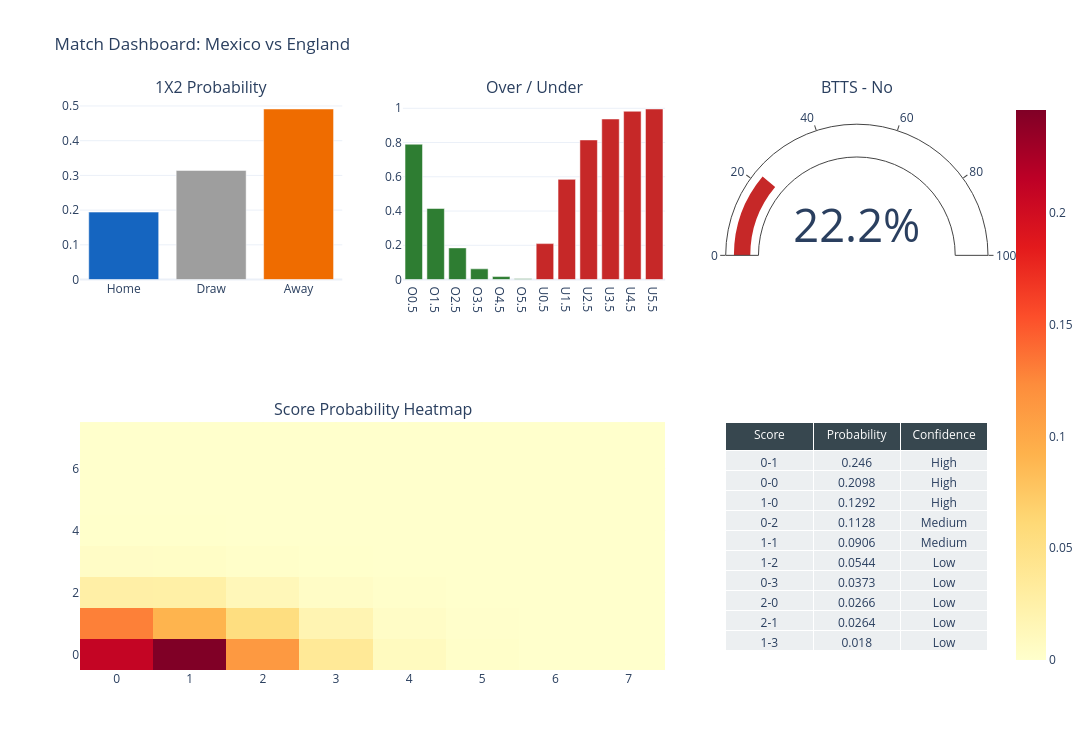

The code cell stored with this chart in its notebook:
### Code cell
mexico_vs_england_fig = create_match_dashboard('Mexico', 'England')
mexico_vs_england_fig.show()

### Figure 1 — Plotly figure (JSON) as saved in the notebook; plotly's stock layout.template omitted (floating-point values rounded to 4 significant figures)
{"data": [{"marker": {"color": ["#1565C0", "#9E9E9E", "#EF6C00"]}, "showlegend": false, "type": "bar", "x": ["Home", "Draw", "Away"], "xaxis": "x", "y": [0.1944, 0.3143, 0.4913], "yaxis": "y"}, {"marker": {"color": "#2E7D32"}, "name": "Over", "type": "bar", "x": ["O0.5", "O1.5", "O2.5", "O3.5", "O4.5", "O5.5"], "xaxis": "x2", "y": [0.7902, 0.4149, 0.1849, 0.06255, 0.01742, 0.004105], "yaxis": "y2"}, {"marker": {"color": "#C62828"}, "name": "Under", "type": "bar", "x": ["U0.5", "U1.5", "U2.5", "U3.5", "U4.5", "U5.5"], "xaxis": "x2", "y": [0.2098, 0.5851, 0.8151, 0.9374, 0.9826, 0.9959], "yaxis": "y2"}, {"domain": {"x": [0.7111, 1], "y": [0.685, 1]}, "gauge": {"axis": {"range": [0, 100]}, "bar": {"color": "#C62828"}}, "mode": "gauge+number", "number": {"suffix": "%"}, "type": "indicator", "value": 22.19}, {"colorscale": [[0, "rgb(255,255,204)"], [0.125, "rgb(255,237,160)"], [0.25, "rgb(254,217,118)"], [0.375, "rgb(254,178,76)"], [0.5, "rgb(253,141,60)"], [0.625, "rgb(252,78,42)"], [0.75, "rgb(227,26,28)"], [0.875, "rgb(189,0,38)"], [1, "rgb(128,0,38)"]], "hovertemplate": "Home %{y} - Away %{x}<br>P=%{z:.4f}<extra></extra>", "showscale": true, "type": "heatmap", "x": [0, 1, 2, 3, 4, 5, 6, 7], "xaxis": "x3", "y": [0, 1, 2, 3, 4, 5, 6, 7], "yaxis": "y3", "z": [[0.2098, 0.246, 0.1128, 0.03732, 0.009264, 0.00184, 0.0003044, 4.318e-05], [0.1292, 0.09062, 0.05438, 0.018, 0.004467, 0.0008871, 0.0001468, 2.082e-05], [0.0266, 0.02641, 0.01311, 0.004339, 0.001077, 0.0002139, 3.54e-05, 5.021e-06], [0.004275, 0.004245, 0.002107, 0.0006975, 0.0001731, 3.438e-05, 5.69e-06, 8.071e-07], [0.0005154, 0.0005118, 0.0002541, 8.409e-05, 2.087e-05, 4.145e-06, 6.86e-07, 9.73e-08], [4.971e-05, 4.936e-05, 2.45e-05, 8.11e-06, 2.013e-06, 3.998e-07, 6.616e-08, 9.384e-09], [3.995e-06, 3.967e-06, 1.969e-06, 6.518e-07, 1.618e-07, 3.213e-08, 5.317e-09, 7.542e-10], [2.752e-07, 2.733e-07, 1.357e-07, 4.49e-08, 1.115e-08, 2.214e-09, 3.663e-10, 5.196e-11]]}, {"cells": {"fill": {"color": "#ECEFF1"}, "values": [["0-1", "0-0", "1-0", "0-2", "1-1", "1-2", "0-3", "2-0", "2-1", "1-3"], [0.246, 0.2098, 0.1292, 0.1128, 0.0906, 0.0544, 0.0373, 0.0266, 0.0264, 0.018], ["High", "High", "High", "Medium", "Medium", "Low", "Low", "Low", "Low", "Low"]]}, "domain": {"x": [0.7111, 1], "y": [0, 0.435]}, "header": {"fill": {"color": "#37474F"}, "font": {"color": "white"}, "values": ["Score", "Probability", "Confidence"]}, "type": "table"}], "layout": {"annotations": [{"font": {"size": 16}, "showarrow": false, "text": "1X2 Probability", "x": 0.1444, "xanchor": "center", "xref": "paper", "y": 1, "yanchor": "bottom", "yref": "paper"}, {"font": {"size": 16}, "showarrow": false, "text": "Over / Under", "x": 0.5, "xanchor": "center", "xref": "paper", "y": 1, "yanchor": "bottom", "yref": "paper"}, {"font": {"size": 16}, "showarrow": false, "text": "BTTS - No", "x": 0.8556, "xanchor": "center", "xref": "paper", "y": 1, "yanchor": "bottom", "yref": "paper"}, {"font": {"size": 16}, "showarrow": false, "text": "Score Probability Heatmap", "x": 0.3222, "xanchor": "center", "xref": "paper", "y": 0.435, "yanchor": "bottom", "yref": "paper"}], "height": 750, "showlegend": false, "title": {"text": "Match Dashboard: Mexico vs England"}, "width": 1150, "xaxis": {"anchor": "y", "domain": [0, 0.2889]}, "xaxis2": {"anchor": "y2", "domain": [0.3556, 0.6444]}, "xaxis3": {"anchor": "y3", "domain": [0, 0.6444]}, "yaxis": {"anchor": "x", "domain": [0.685, 1]}, "yaxis2": {"anchor": "x2", "domain": [0.685, 1]}, "yaxis3": {"anchor": "x3", "domain": [0, 0.435]}}}
